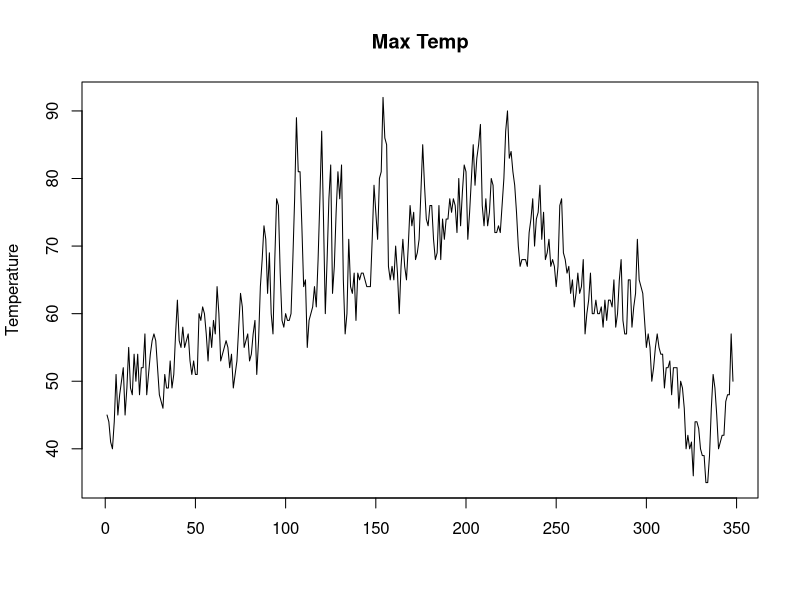
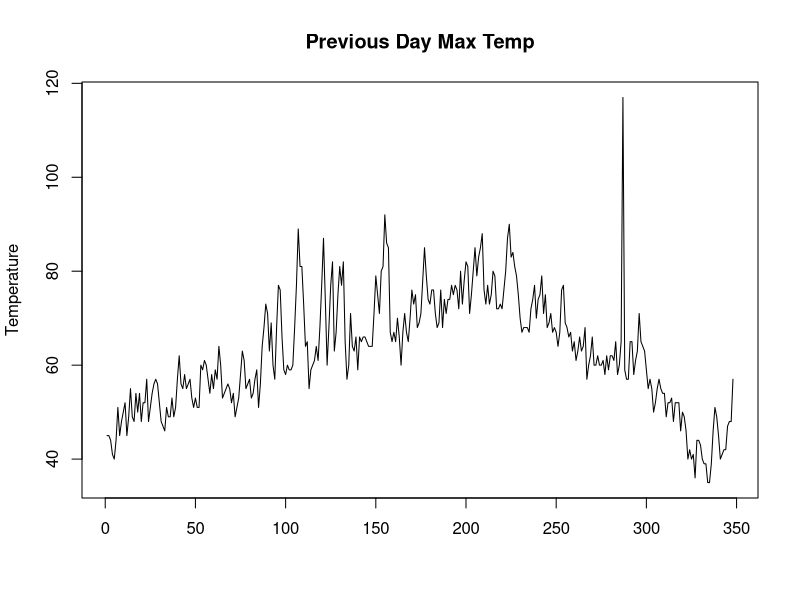
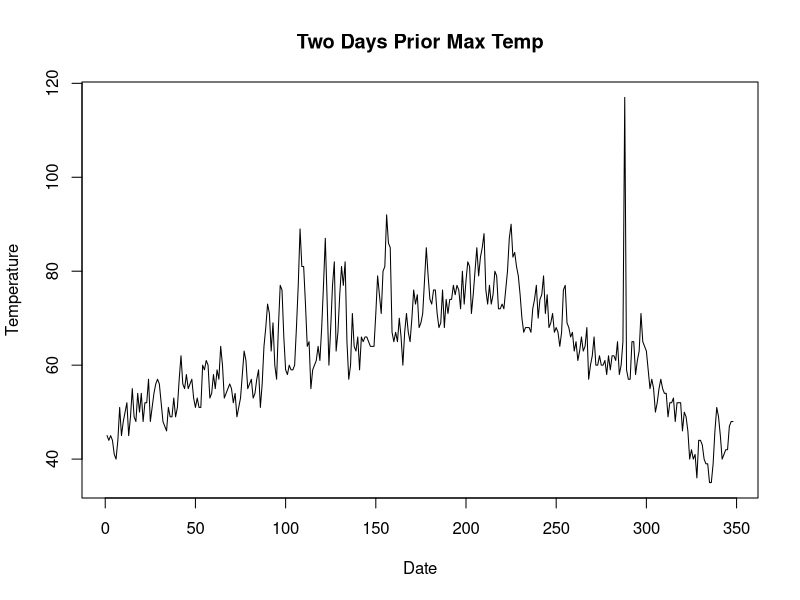
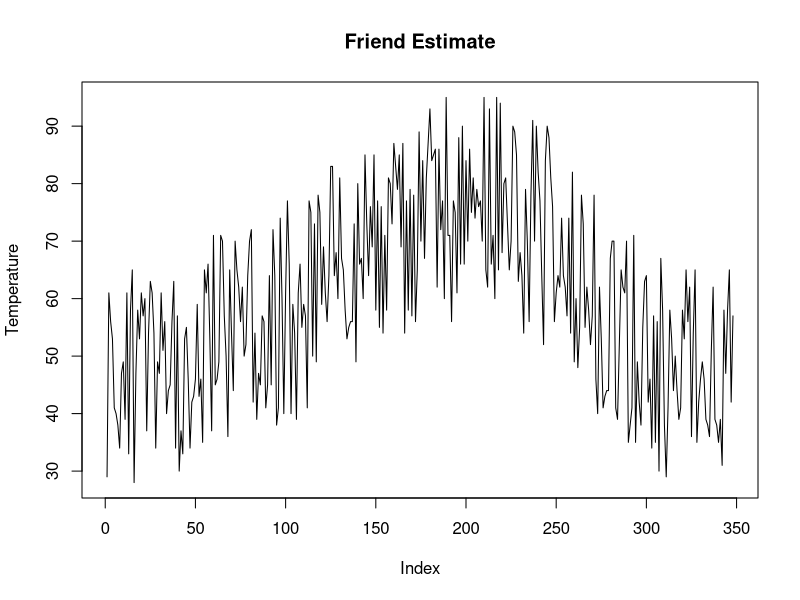

These figures' R source, in order: (Note: this script raises an error after producing the figures.)
#Temparature forecast
#Using this dataset, can we predict next day's (01-01-2020) maximum temperature. 
#For refernce to our prediction, 
#We have the dataset which contains the temperature data from last 1 year 

########Loading Libraries##########
# Note: this process could take a couple of minutes

if(!require(tidyverse)) install.packages("tidyverse", repos = "http://cran.us.r-project.org")
if(!require(caret)) install.packages("caret", repos = "http://cran.us.r-project.org")
if(!require(data.table)) install.packages("data.table", repos = "http://cran.us.r-project.org")
if(!require(data.table)) install.packages("randomForest", repos = "http://cran.us.r-project.org")


library(tidyverse)
library(caret)
library(data.table)
library(lubridate)
library(dplyr)
library(randomForest)


#Load Data
#This dataset is from  
#https://www.ncep.noaa.gov/

dates<- read.csv('temps_new.csv' , stringsAsFactors = TRUE)
tail(dates)
str(dates)

#Here we observe that we have 348 entries whereas in a year we have 365 days (in 2019).
#That means we have less data as expected, but since this is not a big number,missing data will not have large effect.
#Also, this data is from a very trusted source we can say that the data quality is good.

#the data has 9 columns with 8 features and one target - "actual"

#Exploratory Data Analysis
#Data Preperation
#Data pre-processing
#1. One-hot coding
#2. split data - into features and labels
#3. Convert to arrays
#4. Split data into training and tests sets


#Identify anomalies in each column of the dataset using Summary
summary(dates)

#Just by looking at the summary of the data, it becomes difficult to find out any anomalities. But by using the graphs, any anomalities looks clearly.

#lets convert the dates in date format
years <- dates$year
months <- dates$month
day <- dates$day

#lets convert them to date format now

date <- dates %>%
  mutate(date = make_date(year, month, day))
date

#lets start pre-processing the data
#1. one hot coding - using dummyvars of caret package
#one-hot coding - takes input as categorical data and converts them to the numerical data without any ordering

library(caret)
dmy <- dummyVars(" ~ .", data = dates)
newdates <- data.frame(predict(dmy, newdata = dates))
newdates

glimpse(newdates)
str(newdates)

#Visualization
plot(dates$actual, type = "l", ylab = "Temperature", xlab = " ", main = "Max Temp")
plot(dates$temp_1, type = "l", ylab = "Temperature", xlab = " ", main= "Previous Day Max Temp")
plot(dates$temp_2, type = "l", ylab = 'Temperature', xlab = 'Date',  main= "Two Days Prior Max Temp")
plot(dates$friend, type = "l", ylab = "Temperature", main= "Friend Estimate")




#2. Split dataframe into features and target
#labels are target
#features are columns used to make predictions

features <- newdates %>% select('year','month','day','week.Fri','week.Mon','week.Sat','week.Sun','week.Thurs', 'week.Tues' ,'week.Wed' ,'temp_2' ,'temp_1' , 'average' , 'friend')
target <- newdates %>% select('actual')  


#3. Split data into train and test set
set.seed(1, sample.kind = "Rounding")  # if using R 3.5 or earlier, use `set.seed(1)`
test_index <- createDataPartition(y= newdates$actual, times = 1, p = 0.25, list = FALSE)

train_set <- newdates[-test_index,]
test_set <- newdates[test_index,]

#tail(test_set)

#analyse the train set and test set
summary(train_set)
summary(test_set)

#lets check the number of days in each month in the dataset
newdates %>% group_by(month) %>% summarise(n = n())


#check any NA value in the dataset
anyNA(train_set)
anyNA(test_set)

#fetch all the column names except target column name 'actual' in the list for using them in future
featuresCols <- colnames(newdates[-14])
featuresCols






##MODEL
#lets calculate the base model using the result of which we can see how can we improve our further models
#1. Simple Average Model
base_avg_values_test <- test_set[ , "average"]
base_avg_values_test
base_actual_values_test <- test_set[ , "actual"]
base_actual_values_test


base_err <- abs(base_avg_values_test  - base_actual_values_test)
base_err
#calculate the average base error in degrees
mean_avg <- mean(base_err)
mean_avg   #outcome: 4.51

#calculate MAPE- Mean absolute percentage error
mape_avg = 100 * (mean_avg / base_actual_values_test)



#accuracy
accuracy_avg = 100 - mean(mape_avg)
accuracy_avg


predicted_results <- data_frame(date = "31-12-2019" , method = "Average Model appraoch", Prediction = NA, Error = mean_avg , Accuracy = accuracy_avg)
print.data.frame(predicted_results)

#with this avg we get the forecast with an error of 4.51 degrees, now let us build  model which will give us less error than this base error

#Now lets train our model using RANDOM FOREST
#all the package installations and library loading is done above
set.seed(22, sample.kind = 'Rounding')
temp.rf <- randomForest(actual ~ . , data = train_set, 
                        importance = TRUE, na.action = na.omit)

temp.rf


#lets check the predictions

pred = predict(temp.rf, newdata = test_set)
pred

#now lets calculate the absolute error between the predicted values and the actual value
abs_erre_rf <- abs(pred - base_actual_values_test)

#take the mean of absolute error 
abs_mean_rf <- mean(abs_erre_rf)
abs_mean_rf   #outcome 4.19

#Here we observed that the new model has improved the error from 4.51 to 4.18

#calculate MAPE- Mean absolute percentage error
mape = 100 * (abs_erre_rf / base_actual_values_test)
mape


#accuracy
accuracy = 100 - mean(mape)
accuracy  

predicted_results <- bind_rows(predicted_results,data_frame(date = "31-12-2019" , method = "Random_forest 1", Prediction = pre1, Error = abs_mean_rf , Accuracy = accuracy))
print.data.frame(predicted_results)

#Improve the model
set.seed(1, sample.kind = "Rounding")
temp.rf_new <- randomForest(actual ~ . , data = train_set, mtry=4 ,ntree = 120,
                        importance = TRUE, na.action = na.omit)

temp.rf_new

#lets check the predictions
pred_new = predict(temp.rf_new, newdata = test_set)
pred_new


#now lets calculate the absolute error between the predicted values and the actual value
abs_erre_rf_new <- abs(pred_new - base_actual_values_test)

#take the mean of absolute error 
abs_mean_rf_new <- mean(abs_erre_rf_new)
abs_mean_rf_new   #outcome 4.14

#calculate MAPE- Mean absolute percentage error
mape_new = 100 * (abs_erre_rf_new / base_actual_values_test)
mape_new


#accuracy
accuracy_new = 100 - mean(mape_new)
accuracy_new 

predicted_results <- bind_rows(predicted_results, data_frame(date = "31-12-2019" , method = "Random_forest_improved", Prediction = pre2 , Error = abs_mean_rf_new , Accuracy = accuracy_new ))
print.data.frame(predicted_results)

#Here we observed that the new model has improved the error from 4.19 to 4.14
#similarly we can tune other hyperparameters as well

#Variable importance and feature selection

#By now we have made a good model which is giving us improved error values. Now on observing we can see that there are many features which are not contributing much 
#in the prediction of the temperature. Here we need to identify which are the top fetures which are contributing in the better prediction

importance(temp.rf)


#Here we received two paramenters - %IncMSE & IncNodePurity
#Mean Decrease Accuracy (%IncMSE) - This shows how much our model accuracy decreases if we leave out that variable.The higher number, the more important the feature is.
#IncNodePurity - This is a measure of variable importance based on the Gini impurity index used for the calculating the splits in trees.

#so the two important features are 
#1.temp_1- the maximum temperature the day before 
#2.average - the historical avg max temperature

#the day of the week and the year are not contributing much in predicting the max temperature as it has nothing to do with the temperature

#to improve our model we will only consider these two paramenters and calculate the error

#model with two most important features - here we can remove all other variables which has no/less importance

imp_var <- c('temp_1','average','actual')
imp_var

train_imp <- train_set[ , imp_var]
test_imp <- test_set[ , imp_var]
set.seed(22,sample.kind = "Rounding")
temp.rf_imp <- randomForest(actual ~ . , data = train_imp, mtry=2 ,ntree = 100,
                                          importance = TRUE, na.action = na.omit)
temp.rf_imp

#lets check the predictions
pred_imp = predict(temp.rf_imp, newdata = test_imp)
pred_imp


#now lets calculate the absolute error between the predicted values and the actual value
abs_erre_rf_imp <- abs(pred_imp - base_actual_values_test)

#take the mean of absolute error 
abs_mean_rf_imp <- mean(abs_erre_rf_imp)
abs_mean_rf_imp   #outcome 4.19

#calculate MAPE- Mean absolute percentage error
mape_imp = 100 * (abs_erre_rf_imp / base_actual_values_test)
mape_imp

#accuracy
accuracy_imp = 100 - mean(mape_imp)
accuracy_imp  #93.23%

predicted_results <- bind_rows(predicted_results, data_frame(date = "31-12-2019" , method = "Random_forest_important", Prediction = pre3 , Error = abs_mean_rf_imp , Accuracy = accuracy_imp ))
print.data.frame(predicted_results)

#On taking just the imp variables/features we have seen that the performance is almost similar infact bit improved as it is when all the variables were considered.
#In real life project, if we work on all the variables, model will take more time and memory and will give same result, hence it is 
#advisable that before applying the model, we should identify the most important variables/features which will majorly contribute in the prediction.

#Visualization -final after model
#lets visualize the importance of the features 

varImpPlot(temp.rf, sort = TRUE)


#in histogram
imp1 = as.data.frame(importance(temp.rf))
imp1 = cbind(vars=rownames(imp1), imp1)
testing <- imp1[2]
imp1 = imp1[order(testing),]
imp1$vars = factor(imp1$vars, levels=unique(imp1$vars))
#ggplot(imp1, aes(x=IncMSE, y=vars)) + geom_bar(stat="identity") 

imp1 %>% ggplot(aes(imp1$vars ,imp1$`%IncMSE` )) + geom_bar(stat = "identity") + theme(axis.text.x = element_text(angle = 90, vjust = 0.5, hjust=1))+ xlab("Variable Name") + ylab("Importance %age")

#lets plot predictions vs actual and find out any outliers if present
actual_data <- date %>% select(date,actual)

#fetch data from test_set
years_t <- test_set$year
months_t <- test_set$month
day_t <- test_set$day

test_set_date <- test_set %>%
  mutate(date = make_date(year, month, day))
test_set_date
#make df
predicted_data <- test_set_date %>% select(date) %>% mutate(predictions = pred_imp)
predicted_data


plot(actual_data,date$date, type="o", col="blue", pch="l", lty=1, ylim=c(0,110), ylab="Max Temperature in F")
points(predicted_data,y=NULL,col="red", pch=16 ) 
legend(x="topleft",
       ncol = 4,
       legend = c("actual",
                  "predicted"
                  ),
       fill = c("blue","red")
  )

#no outliers are present
#Results


